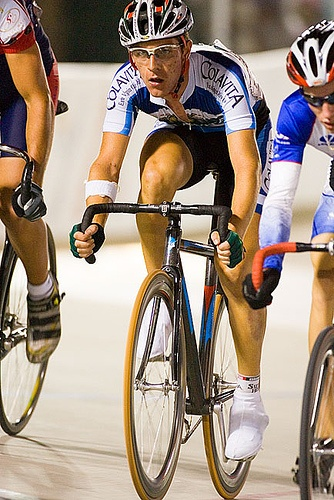
#> input picture data/2007_000129.jpg, 334 x 500 px
$ python HOG.py   (older library calls are emulated)
#> lines starting #> are read from the running program, lines starting #| are printed output that depends on the picture
import cv2
import numpy as np
import math
import matplotlib.pyplot as plt

img = cv2.imread("../data/2007_000129.jpg", cv2.IMREAD_GRAYSCALE)
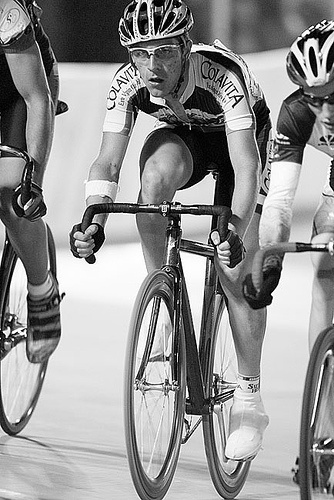
#> img: shape (500, 334); min 0, max 255, mean 147.4


def compute_image_gradient(img):
    x_values = cv2.Sobel(img, cv2.CV_64F, 1, 0, ksize=5)
    y_values = cv2.Sobel(img, cv2.CV_64F, 0, 1, ksize=5)
    magnitude = abs(cv2.addWeighted(x_values, 0.5, y_values, 0.5, 0))
    angle = cv2.phase(x_values, y_values, angleInDegrees=True)
    return magnitude, angle


def choose_bins(gradient_angle, unit, bin_size):
    idx = int(gradient_angle / unit)
    mod = gradient_angle % unit
    return idx, (idx + 1) % bin_size, mod


def compute_cell_gradient(cell_magnitude, cell_angle, bin_size, unit):
    centers = [0] * bin_size
    for i in range(cell_magnitude.shape[0]):
        for j in range(cell_magnitude.shape[1]):
            strength = cell_magnitude[i][j]
            gradient_angle = cell_angle[i][j]
            min_angle, max_angle, mod = choose_bins(gradient_angle, unit, bin_size)
            print(gradient_angle, unit, min_angle, max_angle)
            centers[min_angle] += (strength * (1 - (mod / unit)))
            centers[max_angle] += (strength * (mod / unit))
    return centers


def normalized(cell_gradient_vector):
    hog_vector = []
    for i in range(cell_gradient_vector.shape[0] - 1):
        for j in range(cell_gradient_vector.shape[1] - 1):
            block_vector = []
            block_vector.extend(cell_gradient_vector[i][j])
            block_vector.extend(cell_gradient_vector[i][j + 1])
            block_vector.extend(cell_gradient_vector[i + 1][j])
            block_vector.extend(cell_gradient_vector[i + 1][j + 1])
            mag = lambda vector: math.sqrt(sum(i ** 2 for i in vector))
            magnitude = mag(block_vector)
            if magnitude != 0:
                normalize = lambda block_vector, magnitude: [element / magnitude for element in block_vector]
                block_vector = normalize(block_vector, magnitude)
            hog_vector.append(block_vector)
    return hog_vector


def visual(cell_gradient, height, width, cell_size, unit):
    feature_image = np.zeros([height, width])
    cell_width = cell_size / 2
    max_mag = np.array(cell_gradient).max()
    for x in range(cell_gradient.shape[0]):
        for y in range(cell_gradient.shape[1]):
            cell_grad = cell_gradient[x][y]
            cell_grad /= max_mag
            angle = 0
            angle_gap = unit
            for magnitude in cell_grad:
                angle_radian = math.radians(angle)
                x1 = int(x * cell_size + magnitude * cell_width * math.cos(angle_radian))
                y1 = int(y * cell_size + magnitude * cell_width * math.sin(angle_radian))
                x2 = int(x * cell_size - magnitude * cell_width * math.cos(angle_radian))
                y2 = int(y * cell_size - magnitude * cell_width * math.sin(angle_radian))
                cv2.line(feature_image, (y1, x1), (y2, x2), int(255 * math.sqrt(magnitude)))
                angle += angle_gap
    return feature_image


def main(img):
    cell_size = 16
    bin_size = 9
    unit = 360 // bin_size
    height, width = img.shape

    magnitude, angle = compute_image_gradient(img)

    cell_gradient_vector = np.zeros((height // cell_size, width // cell_size, bin_size))
    for i in range(cell_gradient_vector.shape[0]):
        for j in range(cell_gradient_vector.shape[1]):
            cell_magnitude = magnitude[i * cell_size:(i + 1) * cell_size,
                             j * cell_size:(j + 1) * cell_size]
            cell_angle = angle[i * cell_size:(i + 1) * cell_size,
                         j * cell_size:(j + 1) * cell_size]
            cell_gradient_vector[i][j] = compute_cell_gradient(cell_magnitude, cell_angle, bin_size, unit)
    hog_vector = normalized(cell_gradient_vector)
    hog_image = visual(cell_gradient_vector, height, width, cell_size, unit)
    plt.imshow(hog_image, cmap=plt.cm.gray)
    plt.show()


if __name__ == '__main__':
    img = cv2.imread('../data/2007_002293.jpg', cv2.IMREAD_GRAYSCALE)
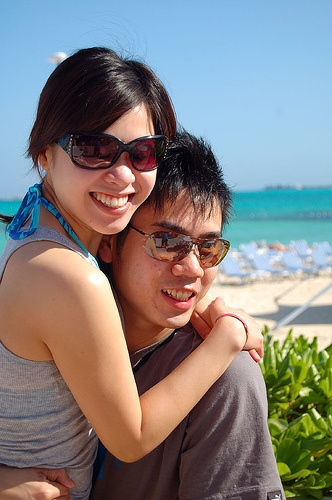
#> input picture data/2007_002293.jpg, 332 x 500 px
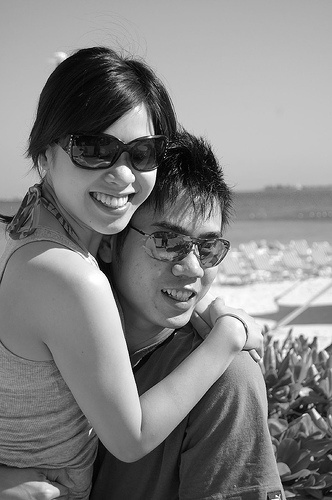
#> img: shape (500, 332); min 0, max 255, mean 130
    cv2.imshow("origin", img)
    cv2.waitKey()
    main(img)
#> in compute_image_gradient, `x_values = cv2.Sobel(img, cv2.CV_64F, 1, 0, ksize=5)`:
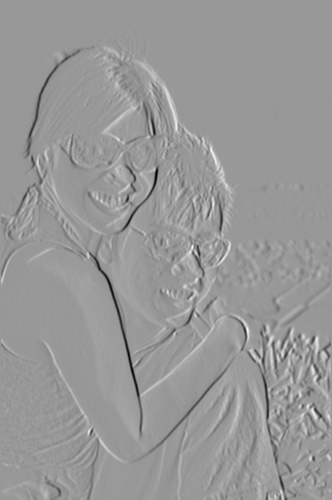
#> x_values: shape (500, 332) float64; min -11414, max 7709, mean 4.9; drawn with min black and max white
#> in compute_image_gradient, `y_values = cv2.Sobel(img, cv2.CV_64F, 0, 1, ksize=5)`:
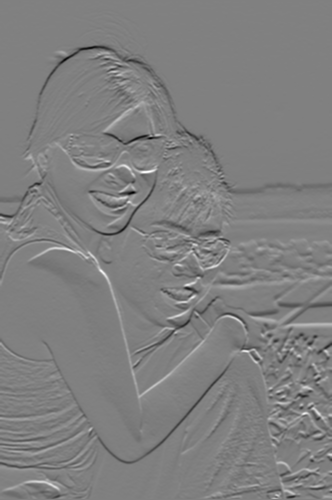
#> y_values: shape (500, 332) float64; min -9219, max 9119, mean -26.7; drawn with min black and max white
#> in compute_image_gradient, `angle = cv2.phase(x_values, y_values, angleInDegrees=True)`:
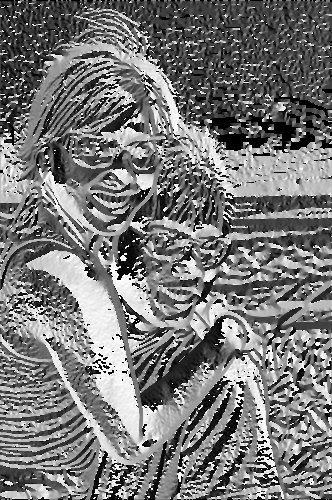
#> angle: shape (500, 332) float64; min 0, max 360, mean 169.3; drawn with min black and max white
#> after the loop in visual, `for x in range(cell_gradient.shape[0]):`:
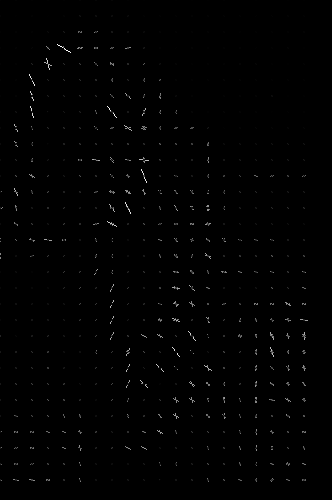
#> feature_image: shape (500, 332) float64; min 0, max 255, mean 1.4
